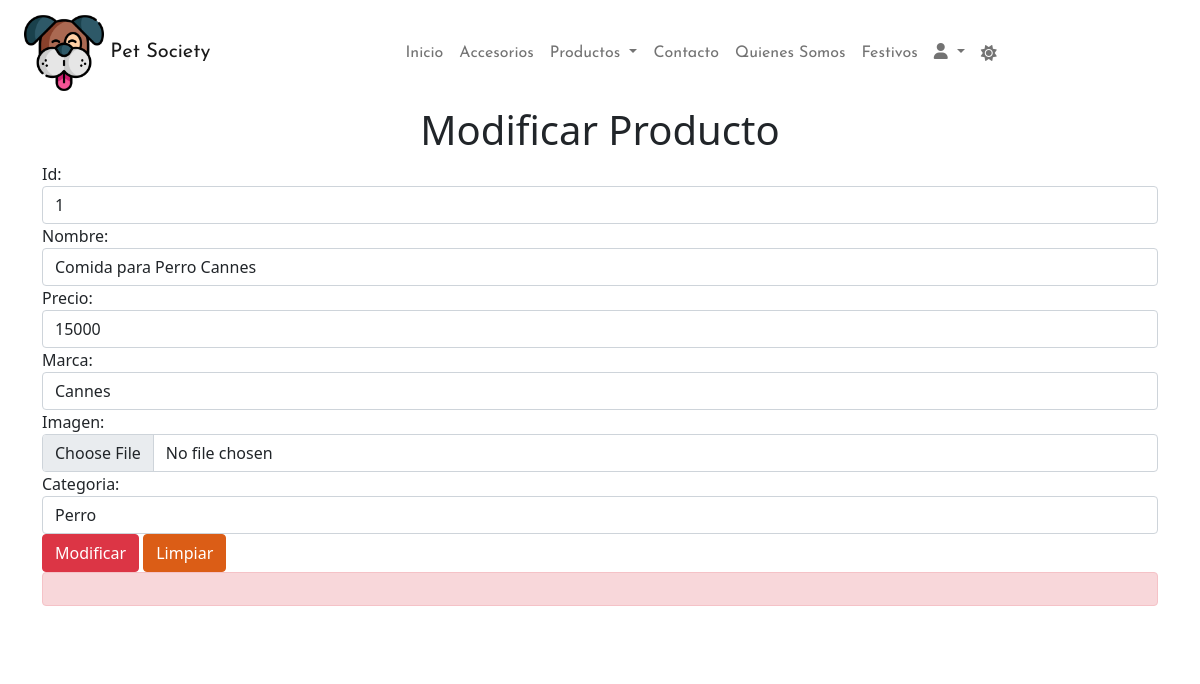
Screenshot of /form_mod_pro/1 (signed in) with the database file from the repository.
### petsociety/models.py (models this page shows, shortened)
class Producto(models.Model):
    idProducto=models.IntegerField(primary_key=True,verbose_name='id del producto')
    nombreProducto=models.CharField(max_length=50,verbose_name='nombre del producto')
    precio=models.IntegerField(verbose_name='precio del producto')
    marca=models.CharField(max_length=50,verbose_name='marca del producto')
    imagen=models.ImageField(verbose_name='imagen del producto')
    categoria=models.ForeignKey(Categoria,on_delete=models.CASCADE)

### petsociety/views.py (the view)
# urls.py: path('form_mod_pro/<id>',form_mod_pro,name='form_mod_pro'),
def form_mod_pro(request, id):
    producto = Producto.objects.get(idProducto=id)
    datos ={
        'form' : ProductoForm(instance=producto)
    }
    if request.method == 'POST':
        formulario = ProductoForm(request.POST,request.FILES,instance=producto)
        if formulario.is_valid():
            formulario.save()
            return redirect(to="listado")
        datos["form"] = formulario
    return render(request,'form_mod_pro.html',datos)

### petsociety/models.py (called while the page is built)
    def __str__(self):
        return self.nombreCategoria

### petsociety/templates/form_mod_pro.html (shortened to what this page needs)
<!DOCTYPE html>
<html lang="en">
<head>
    {% load static %}
    <link href="{% static 'css/estilos.css' %}" rel="stylesheet">
    <link rel="stylesheet" href="{% static 'iconos/css/all.min.css' %}">
    <link href="https://cdn.jsdelivr.net/npm/bootstrap@5.1.3/dist/css/bootstrap.min.css" rel="stylesheet">
</head>
<body>
    {% load static %}
   <div class="container-fluid">
     <nav class="navbar navbar-expand-lg navbar-light">
         <div class="container-fluid">
           <a class="navbar-brand texto" href="#"  style="font-family: 'Josefin Sans', serif;"> <img src="{% static 'img/dog.png' %}" width="80px" alt=""> Pet Society</a>
           <div class="collapse navbar-collapse justify-content-center" id="navbarSupportedContent">
             <ul class="navbar-nav ">
               <li class="nav-item">
                 <a class="nav-link" aria-current="page" href="{% url 'index'  %}"style="font-family: 'Josefin Sans', serif;">Inicio</a>
               </li>
               <li class="nav-item">
                 <a class="nav-link" href="{% url 'accesorios' %}"style="font-family: 'Josefin Sans', serif;">Accesorios</a>
               </li>
               <li class="nav-item dropdown">
                 <a class="nav-link dropdown-toggle" href="productos.html" id="navbarDropdown" role="button" data-bs-toggle="dropdown" aria-expanded="false"style="font-family: 'Josefin Sans', serif;">
                   Productos
                 </a>
               </li>
               <li class="nav-item">
                 <a class="nav-link " href="{% url 'contacto' %}"style="font-family: 'Josefin Sans', serif;">Contacto</a>
               </li>
               <li class="nav-item">
                 <a class="nav-link " href="{% url 'quienes_somos' %}"style="font-family: 'Josefin Sans', serif;">Quienes Somos</a>
               </li>
               <li class="nav-item">
                   <a class="nav-link " href="{% url 'festivos' %}"style="font-family: 'Josefin Sans', serif;">Festivos</a>
                 </li>
                 <li class="nav-item dropdown">
                   <a class="nav-link dropdown-toggle" href="productos.html" id="navbarDropdown" role="button" data-bs-toggle="dropdown" aria-expanded="false"style="font-family: 'Josefin Sans', serif;">
                     <i class="fa-solid fa-user"></i>
                   </a>
                 </li>
               <a class="nav-link" aria-current="page" id="switch" onclick="clase()"><i class="fa-solid fa-sun"></i></a>
           </div>
         </div>
       </nav>
     </div>
    {% if user.is_authenticated %}
    <div class="container">
        <h1 class="text-center" >Modificar Producto</h1>
    <div class="row">
        <form action="" method="post" id="formulario">
            <div class="form-group">
                {{ form.as_table}}
            </div>
            <input type="submit" class="btn btn-danger" id="enviar" value="Modificar">
            <input type="reset" class="btn btn-primary" id="limpiar" value="Limpiar">
            <div id="error" class="alert alert-danger" role="alert"> </div>
        </form>
        <div class="alert alert-succes" role="alert">
        </div>
    </div>
    </div>
    {% else %}
    <div class="container">
      <h1 class="text-center mt-5 text-danger">DEBE INICIAR SESIÓN</h1>
  </div>
    {% endif %}
</body>
</html>

### petsociety/static/css/estilos.css (style rules this page uses)
.nav-link { border-radius: 5px; }
.btn-primary { background-color: #DB5D16 !important; border-color:#DB5D16 !important ; }

### rows the page displays
Producto: idProducto "1", nombreProducto "Comida para Perro Cannes", precio "15000", marca "Cannes", categoria "Perro"
